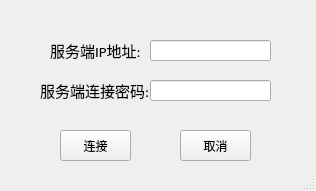
<?xml version="1.0" encoding="UTF-8"?>
<ui version="4.0">
 <class>newhost</class>
 <widget class="QMainWindow" name="newhost">
  <property name="geometry">
   <rect>
    <x>0</x>
    <y>0</y>
    <width>316</width>
    <height>191</height>
   </rect>
  </property>
  <property name="sizePolicy">
   <sizepolicy hsizetype="Fixed" vsizetype="Fixed">
    <horstretch>0</horstretch>
    <verstretch>0</verstretch>
   </sizepolicy>
  </property>
  <property name="windowTitle">
   <string>连接新服务端</string>
  </property>
  <widget class="QWidget" name="centralwidget">
   <widget class="QLabel" name="label">
    <property name="geometry">
     <rect>
      <x>50</x>
      <y>40</y>
      <width>101</width>
      <height>21</height>
     </rect>
    </property>
    <property name="font">
     <font>
      <family>Calibri</family>
      <pointsize>11</pointsize>
     </font>
    </property>
    <property name="text">
     <string>服务端IP地址:</string>
    </property>
   </widget>
   <widget class="QLineEdit" name="le_hostIPAddr">
    <property name="geometry">
     <rect>
      <x>150</x>
      <y>40</y>
      <width>121</width>
      <height>21</height>
     </rect>
    </property>
    <property name="font">
     <font>
      <family>Calibri</family>
      <pointsize>11</pointsize>
     </font>
    </property>
   </widget>
   <widget class="QLineEdit" name="le_hostPWD">
    <property name="geometry">
     <rect>
      <x>150</x>
      <y>80</y>
      <width>121</width>
      <height>21</height>
     </rect>
    </property>
    <property name="font">
     <font>
      <family>Calibri</family>
      <pointsize>11</pointsize>
     </font>
    </property>
    <property name="text">
     <string/>
    </property>
    <property name="echoMode">
     <enum>QLineEdit::Password</enum>
    </property>
   </widget>
   <widget class="QLabel" name="label_2">
    <property name="geometry">
     <rect>
      <x>40</x>
      <y>80</y>
      <width>121</width>
      <height>21</height>
     </rect>
    </property>
    <property name="font">
     <font>
      <family>Calibri</family>
      <pointsize>11</pointsize>
     </font>
    </property>
    <property name="text">
     <string>服务端连接密码:</string>
    </property>
   </widget>
   <widget class="QPushButton" name="btn_connect">
    <property name="geometry">
     <rect>
      <x>60</x>
      <y>130</y>
      <width>71</width>
      <height>31</height>
     </rect>
    </property>
    <property name="text">
     <string>连接</string>
    </property>
   </widget>
   <widget class="QPushButton" name="btn_cancel">
    <property name="geometry">
     <rect>
      <x>180</x>
      <y>130</y>
      <width>71</width>
      <height>31</height>
     </rect>
    </property>
    <property name="text">
     <string>取消</string>
    </property>
   </widget>
  </widget>
  <widget class="QStatusBar" name="statusbar"/>
 </widget>
 <resources/>
 <connections>
  <connection>
   <sender>btn_cancel</sender>
   <signal>clicked()</signal>
   <receiver>newhost</receiver>
   <slot>close()</slot>
   <hints>
    <hint type="sourcelabel">
     <x>202</x>
     <y>147</y>
    </hint>
    <hint type="destinationlabel">
     <x>273</x>
     <y>168</y>
    </hint>
   </hints>
  </connection>
 </connections>
</ui>
